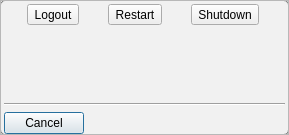
<?xml version="1.0" encoding="UTF-8"?>
<ui version="4.0">
 <class>SystemWindow</class>
 <widget class="QDialog" name="SystemWindow">
  <property name="geometry">
   <rect>
    <x>0</x>
    <y>0</y>
    <width>289</width>
    <height>135</height>
   </rect>
  </property>
  <property name="windowTitle">
   <string>System Options</string>
  </property>
  <property name="styleSheet">
   <string notr="true">QDialog{border-radius: 5px; background-color: rgba(240,240,240,200); border: 1px solid grey;}</string>
  </property>
  <layout class="QVBoxLayout" name="verticalLayout">
   <property name="margin">
    <number>0</number>
   </property>
   <item>
    <widget class="QFrame" name="frame">
     <property name="frameShape">
      <enum>QFrame::StyledPanel</enum>
     </property>
     <property name="frameShadow">
      <enum>QFrame::Raised</enum>
     </property>
     <layout class="QVBoxLayout" name="verticalLayout_2">
      <property name="leftMargin">
       <number>3</number>
      </property>
      <property name="topMargin">
       <number>3</number>
      </property>
      <property name="rightMargin">
       <number>3</number>
      </property>
      <property name="bottomMargin">
       <number>0</number>
      </property>
      <item>
       <layout class="QHBoxLayout" name="horizontalLayout">
        <item>
         <widget class="QToolButton" name="tool_logout">
          <property name="text">
           <string>Logout</string>
          </property>
          <property name="iconSize">
           <size>
            <width>60</width>
            <height>60</height>
           </size>
          </property>
          <property name="toolButtonStyle">
           <enum>Qt::ToolButtonTextUnderIcon</enum>
          </property>
         </widget>
        </item>
        <item>
         <widget class="QToolButton" name="tool_restart">
          <property name="text">
           <string>Restart</string>
          </property>
          <property name="iconSize">
           <size>
            <width>60</width>
            <height>60</height>
           </size>
          </property>
          <property name="toolButtonStyle">
           <enum>Qt::ToolButtonTextUnderIcon</enum>
          </property>
         </widget>
        </item>
        <item>
         <widget class="QToolButton" name="tool_shutdown">
          <property name="text">
           <string>Shutdown</string>
          </property>
          <property name="iconSize">
           <size>
            <width>60</width>
            <height>60</height>
           </size>
          </property>
          <property name="toolButtonStyle">
           <enum>Qt::ToolButtonTextUnderIcon</enum>
          </property>
         </widget>
        </item>
       </layout>
      </item>
      <item>
       <spacer name="verticalSpacer">
        <property name="orientation">
         <enum>Qt::Vertical</enum>
        </property>
        <property name="sizeHint" stdset="0">
         <size>
          <width>20</width>
          <height>40</height>
         </size>
        </property>
       </spacer>
      </item>
      <item>
       <widget class="Line" name="line">
        <property name="orientation">
         <enum>Qt::Horizontal</enum>
        </property>
       </widget>
      </item>
      <item>
       <layout class="QHBoxLayout" name="horizontalLayout_2">
        <item>
         <widget class="QPushButton" name="push_cancel">
          <property name="text">
           <string>Cancel</string>
          </property>
         </widget>
        </item>
        <item>
         <spacer name="horizontalSpacer">
          <property name="orientation">
           <enum>Qt::Horizontal</enum>
          </property>
          <property name="sizeHint" stdset="0">
           <size>
            <width>40</width>
            <height>20</height>
           </size>
          </property>
         </spacer>
        </item>
       </layout>
      </item>
     </layout>
    </widget>
   </item>
  </layout>
 </widget>
 <resources/>
 <connections/>
</ui>
